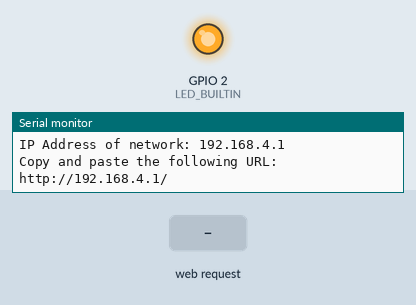
Simulated run of this sketch. Board: ESP8266 (NodeMCU). On the bench: output pins drawn as LEDs (lit = HIGH, except the on-board LED, lit = LOW), the last lines printed to the serial monitor. Inputs (shaded band) come from the test bench.

Above: at 1.2 s.
1.3 s: HTTP request GET /LED=ON received
At 2.2 s:
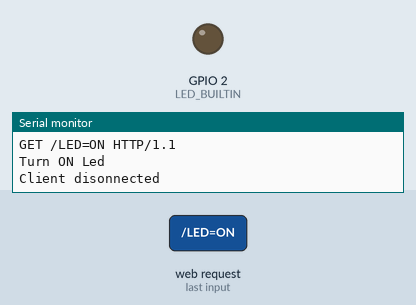
2.8 s: HTTP request GET /LED=OFF received
At 3.3 s:
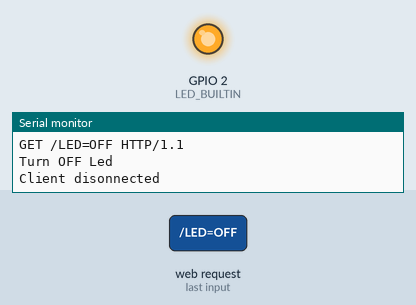
Timing chart, 0 to 5.8 s (numbered marks = the images above; inputs shaded):
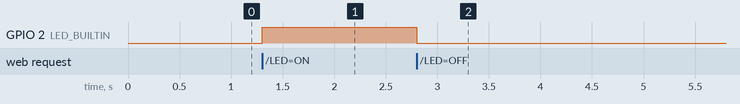

Measured:
- after the input at 1.3 s, GPIO 2 (LED_BUILTIN): LOW → HIGH at once
- after the input at 2.8 s, GPIO 2 (LED_BUILTIN): HIGH → LOW at once

The sketch:

Local_server.ino
```cpp
#include <ESP8266WiFi.h>

const char* ssid = "1234";
const char* password = "Yash@Test";

WiFiServer server(80);

void setup()
{
  Serial.begin(115200);
  pinMode(LED_BUILTIN, OUTPUT);
  digitalWrite(LED_BUILTIN, LOW);
  Serial.println("\n");
  WiFi.softAP(ssid, password);
  Serial.println("WiFi initialized  ");

 /*-------- server started---------*/
  server.begin();
  Serial.println("Server started");

  /*------printing ip address--------*/
  Serial.print("IP Address of network: ");
  Serial.println(WiFi.softAPIP());
  Serial.print("Copy and paste the following URL: http://");
  Serial.print(WiFi.softAPIP());
  Serial.println("/");
  Serial.println();
}

void loop()
{
  WiFiClient client = server.available();
  if (!client)
  {
    return;
  }
  Serial.println("Waiting for new client");
  while(!client.available())
  {
    delay(1);
  }

  String request = client.readStringUntil('\r');
  Serial.println(request);
  client.flush(); // wait till buffering end

  int value = LOW;
  if (request.indexOf("/LED=ON") != -1)
  {
    digitalWrite(LED_BUILTIN, HIGH);
    Serial.println("Turn ON Led");
    value = HIGH;
  }
  if (request.indexOf("/LED=OFF") != -1)
  {
    digitalWrite(LED_BUILTIN, LOW);
    Serial.println("Turn OFF Led");
    value = LOW;
  }

/*------------------Creating html page---------------------*/
  client.println("HTTP/1.1 200 OK");
  client.println("Content-Type: text/html");
  client.println("");
  client.println("<!DOCTYPE HTML>");
  client.println("<html>"); // starting

  client.print("LED is: ");

  if(value == HIGH)
  {
    client.print("ON");
  }
  else
  {
    client.print("OFF");
  }
  client.println("<br><br>");
  client.println("<a href=\"/LED=ON\"\"><button>ON</button></a>");
  client.println("<a href=\"/LED=OFF\"\"><button>OFF</button></a><br />");
  client.println("</html>"); // ending

  delay(1);
  Serial.println("Client disonnected");
  Serial.println("");

}
```
